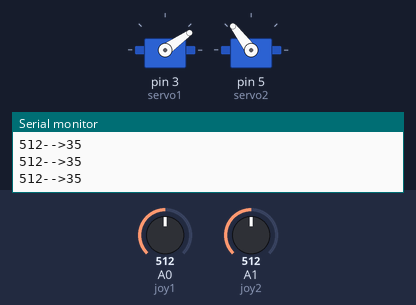
This sketch was run on a simulated Arduino Uno, built with avr-gcc and run on an emulated ATmega328P. On the bench: 2 × servo, the last lines printed to the serial monitor. The test bench sets the inputs (shaded band); at power-on: A0 (joy1) = 512, A1 (joy2) = 512.

Above: at 1.2 s.
1.3 s: A0 (joy1) set to 122
At 2.0 s:
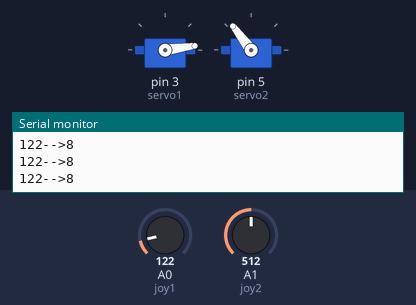
2.8 s: A1 (joy2) set to 716
At 4.0 s:
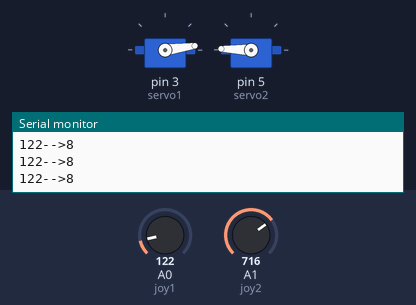
4.3 s: A0 (joy1) set to 306
At 5.5 s:
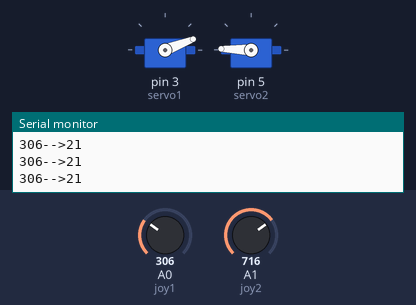
5.8 s: A1 (joy2) set to 900
At 6.7 s:
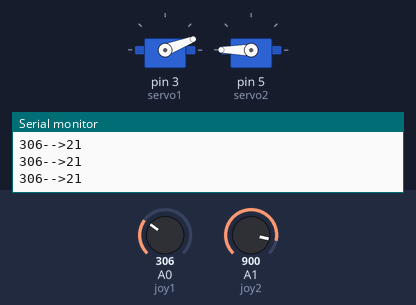
7.3 s: A0 (joy1) set to 0
At 7.8 s:
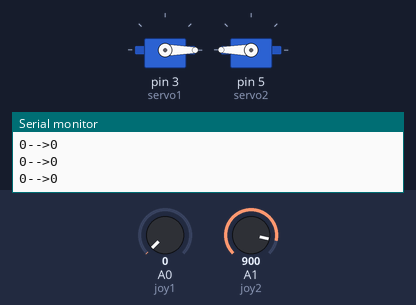
8.8 s: A1 (joy2) set to 306
At 10.2 s:
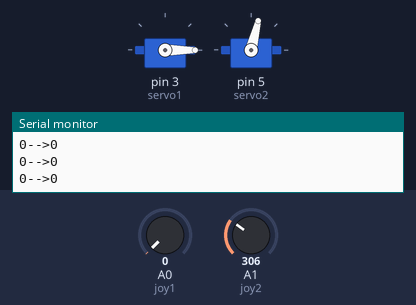
Timing chart, 0 to 11.3 s (numbered marks = the images above; inputs shaded):
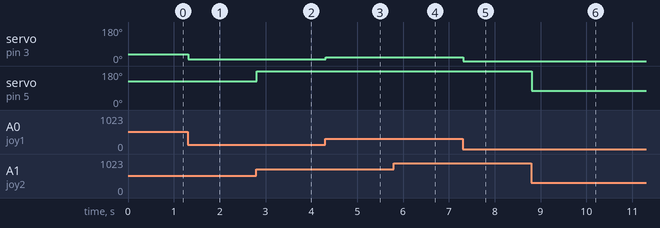

Measured:
- after the input at 1.3 s, servo on pin 3 (servo1): 35° → 8° at once
- after the input at 2.8 s, servo on pin 5 (servo2): 127° → 178° at once
- after the input at 4.3 s, servo on pin 3 (servo1): 8° → 21° at once
- after the input at 5.8 s, servo on pin 5 (servo2): 178° → 180° at once
- after the input at 7.3 s, servo on pin 3 (servo1): 21° → 0° at once
- after the input at 8.8 s, servo on pin 5 (servo2): 180° → 76° at once

The sketch:

brazorobotico.ino
```cpp
#include <Servo.h> //incluir biblioteca para controlar servomotores

//definir nuestros servos 1 y 2
Servo servo1;
Servo servo2;

//definir los pines de entrada del joystick (pines analógicos)
int joy1 = 0; //correspondiente al eje x del joystick
int joy2 = 1; //correspondientes al eje y del joystick

//declarar variables para leer los valores para los pins analógicos
int joyVal1;
int joyVal2;

void setup()
//adjuntamos los servomotores con sus pines PWM correspondientes
{
  servo1.attach(3); //servomotor 1 con el pin PWM 3
  servo2.attach(5); //servomotor 2 con el pin PWM 5
  Serial.begin(9600); //inicializar la comunicación serial entre el arduino y la computadora
}

void loop()
{
  posicionDeseada(); //función que presneta los valores de entrada
  movimientoServo(); //función que asigna los valores de salida hacia servos
  delay(15);
}

void posicionDeseada(){
  //Se asigna el valor de la entrada analógica a la nueva variable para el servo 1
  joyVal1 = analogRead(joy1);
  Serial.print(joyVal1); //nos ayuda a imprimir los datos de la comunicación serial en el monitor serie
  Serial.print("-->");
  joyVal1 = map(joyVal1, 0, 1023, 0, 71); //convertir valores digitales del joystick al rango PWM 0 a 71 correspondiente al ángulo de 50°
   Serial.println(joyVal1);

  joyVal2 = analogRead(joy2);  //Se asigna el valor de la entrada analógica a la nueva variable para el servomotor 2
  joyVal2 = map(joyVal2, 0, 1023, 0, 255);//convertir valores digitales del joystick al rango PWM 0 a 255 correspondiente al ángulo de 180°
}

void movimientoServo(){
  servo1.write(joyVal1); //poner la posición del servo 1 acorde a la del eje x del joystick
  servo2.write(joyVal2); //poner la posición del servo 2 acorde a la del eje y del joystick
}
```
